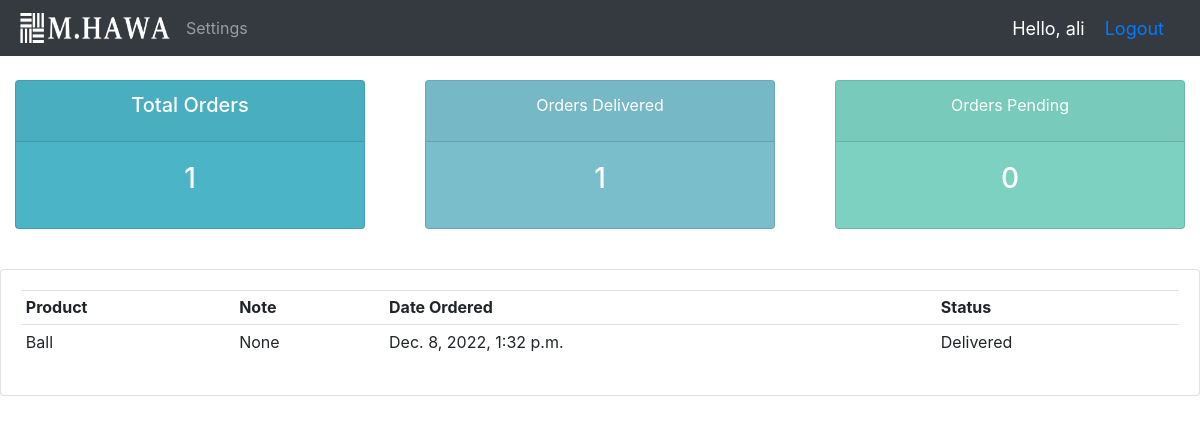
Page /user/ (signed in) on the committed database.
### accounts/models.py (models this page shows, shortened)
class Order(models.Model):
    STATUS = (
        ('Pending', 'Pending'),
        ('Out for delivery', 'Out for delivery'),
        ('Delivered', 'Delivered'),
    )
    customer = models.ForeignKey(Customer, null=True, on_delete=models.SET_NULL)
    product = models.ForeignKey(Product, null=True, on_delete=models.SET_NULL)
    date_created = date_created = models.DateTimeField(auto_now_add=True, null=True)
    status = models.CharField(max_length=100, choices=STATUS, null=True)
    note = models.CharField(max_length=100, null=True)

class Product(models.Model):
    CATEGORY = (
        ('Indoor', 'Indoor'),
        ('Out Door', 'Out Door'),
    )
    name = models.CharField(max_length=100)
    price = models.FloatField(null=True)
    category = models.CharField(max_length=50, null=True, choices=CATEGORY)
    description = models.TextField(max_length=200, null=True, blank=True)
    date_created = date_created = models.DateTimeField(auto_now_add=True, null=True)
    tags = models.ManyToManyField(Tag)
    def __str__(self):
        return self.name

### accounts/decorators.py (the view)
        def wrapper_func(request, *args, **kwargs):
            group = None
            if request.user.groups.exists():
                group = request.user.groups.all()[0].name
            if group in allowed_roles:
                return view_func(request, *args, **kwargs)
            else:
                return HttpResponse('You are not authorized to view this page')

### accounts/views.py (called while the page is built)
@login_required(login_url='login')
@allowed_users(allowed_roles=['customers'])
def userPage(request):
    orders = request.user.customer.order_set.all()
    total_orders = orders.count()
    delivered = orders.filter(status = 'Delivered').count()
    pending = orders.filter(status = 'Pending').count()
    context = {'orders': orders, 'total_orders': total_orders, 'delivered': delivered, 'pending': pending}
    return render(request, 'accounts/user.html', context)

### accounts/templates/accounts/user.html
{%  extends 'base.html' %}
{% block content %}
{% include 'accounts/status.html' %}
		<br>
		<div class="row">
            <div class="col-md-12">
                <div class="card card-body">
                    <table class="table table-sm">
                        <tr>
                            <th>Product</th>
                            <th>Note</th>
                            <th>Date Ordered</th>
                            <th>Status</th>
                        </tr>
                        {% for order in orders %}
                        <tr>
                            <td>{{order.product}}</td>
                            <td>{{order.note}}</td>
                            <td>{{order.date_created}}</td>
                            <td>{{order.status}}</td>
                        </tr>
                        {% endfor %}
                    </table>
                </div>
            </div>
        </div>
{% endblock content %}

### templates/navbar.html (shortened to what this page needs)
{% load static %}
<!DOCTYPE html>
<html lang="en">
<head>
    <link rel="stylesheet" href="https://cdn.jsdelivr.net/npm/bootstrap@4.3.1/dist/css/bootstrap.min.css">
</head>
<body>
  <nav class="navbar navbar-expand-lg navbar-dark bg-dark">
    <img src="{% static 'images/logo.png' %}" class="ml-1 mr-2" width="150" height="30">
    <div class="collapse navbar-collapse" id="navbarNav">
      <ul class="navbar-nav">
        {% if request.user.is_staff %}
        <li class="nav-item active">
          <a class="nav-link" href="{% url 'home' %}">Dashboard</a>
        </li>
        <li class="nav-item">
          <a class="nav-link" href="{% url 'products' %}">Products</a>
        </li>
        {% else %}
        <li class="nav-item">
          <a class="nav-link" href="{% url 'account' %}">Settings</a>
        </li>
        {% endif %}
      </ul>
    </div>
    <span class="hello-msg">Hello, {{request.user}}</span>
    <span class="hello-msg"><a href="{% url 'logout' %}" >Logout</a></span>
  </nav>
</body>
</html>

### static/css/main.css (style rules this page uses)
body { background-color: #ebeff5; }

### templates/navbar.html (style rules this page uses)
.hello-msg { font-size: 18px; color: #fff; margin-right: 20px; }

### rows in the picture
Order: product "Ball", note "None", date_created "Dec. 8, 2022, 1:32 p.m.", status "Delivered"

### other values in the picture
{{ request.user }} "ali"
{{ total_orders }} "1"
{{ delivered }} "1"
{{ pending }} "0"
